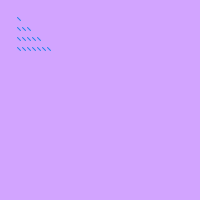
Frame 1 (no input)
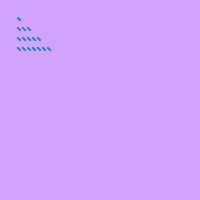
Frame 60 (the mouse pressed at the canvas centre just before this capture)
Frame 120 (the mouse held since frame 60 and released just before this capture): identical to frame 60, image omitted

The Processing sketch that drew these frames (run headless with seeded random() and noise(); from frame 60 on, the mouse is pressed at the canvas centre):

// Processing sketch: nestedForLoop
// ── nestedForLoop.pde
/*
From the Processing Handbook by Ben Fry and Casey Reas, 2007
https://processing.org/handbook/
*/

void setup(){
  size(200, 200);
  background(210, 164, 255); // easter purple
  
}


void draw(){
  stroke(33, 130, 232);
  strokeWeight(1);
  for(int y = 20; y <= 50; y+=10){
    for(int x= 20; x <= y; x +=5){
      line(x, y, x-3, y-3);
    }
  }
  
  
}
